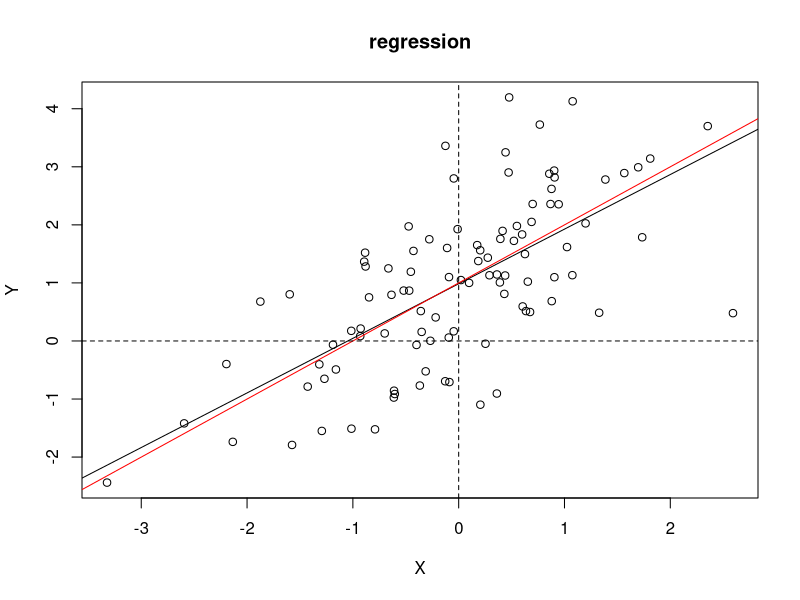
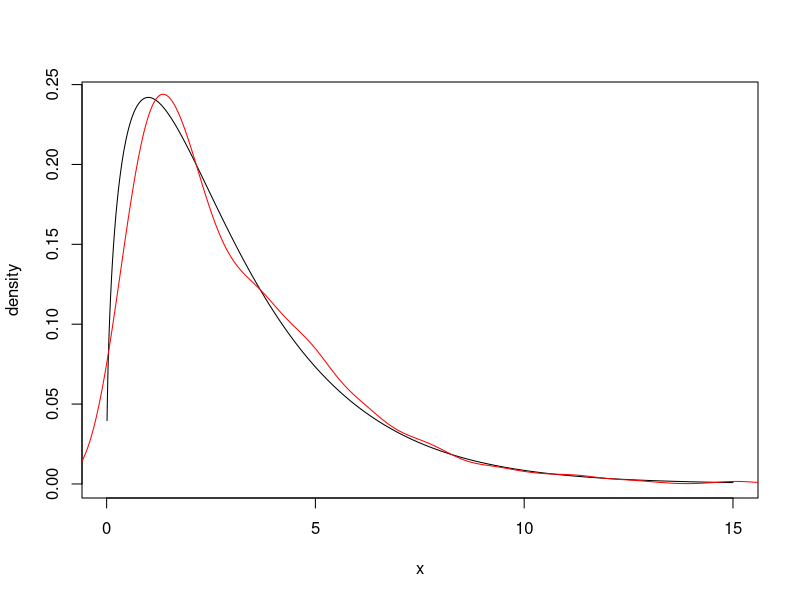

Recreate these plots in R, in order.
## ---- chunk 1
# logical vectors
logi_1 = c(T,T,F)
logi_2 = c(F,T,T)

logi_12 = logi_1 & logi_2
print(logi_12)
## ---- chunk 2
# simulate data
rm(list = ls( ) )
set.seed(111) # can be removed to allow the result to change

# set the parameters
n = 100
b0 = matrix(1, nrow = 2 )

# generate the data
e = rnorm(n)
X = cbind( 1, rnorm(n) )
Y = X %*% b0 + e
## ---- chunk 3
# OLS estimation
bhat = solve( t(X) %*% X, t(X)%*% Y )
## ---- chunk 4
# plot
plot( y = Y, x = X[,2], xlab = "X", ylab = "Y", main = "regression")
abline( a= bhat[1], b = bhat[2])
abline( a = b0[1], b = b0[2], col = "red")
abline( h = 0, lty = 2)
abline( v = 0, lty = 2)
## ---- chunk 5
# calculate the t-value
bhat2 = bhat[2] # the parameter we want to test
e_hat = Y - X %*% bhat
sigma_hat_square = sum(e_hat^2)/ (n-2)
Sigma_B = solve( t(X) %*% X  ) * sigma_hat_square
t_value_2 = ( bhat2 - b0[2]) / sqrt( Sigma_B[2,2] )
print(t_value_2)

## ---- chunk 6
library(AER)
data("CreditCard")
head(CreditCard)
## ---- chunk 7
set.seed(888)
x_axis = seq(0.01, 15, by = 0.01)

y = dchisq(x_axis, df = 3)
plot(y = y, x=x_axis, type = "l", xlab = "x", ylab = "density")
z = rchisq(1000, df = 3)
lines( density(z), col = "red")
crit = qchisq(.95, df = 3)

mean( z > crit )
## ---- chunk 8
# construct confidence interval

CI = function(x){
  # x is a vector of random variables

  n = length(x)
  mu = mean(x)
  sig = sd(x)
  upper = mu + 1.96/sqrt(n) * sig
  lower = mu - 1.96/sqrt(n) * sig
  return( list( lower = lower, upper = upper) )
}

## ---- chunk 9
Rep = 1000
sample_size = 100
capture = rep(0, Rep)


pts0 = Sys.time() # check time
for (i in 1:Rep){
  mu = 2
  x = rpois(sample_size, mu)
  bounds = CI(x)
  capture[i] = ( ( bounds$lower <= mu  ) & (mu <= bounds$upper) )
}
mean(capture) # empirical size
pts1 = Sys.time() - pts0 # check time elapse
print(pts1)
